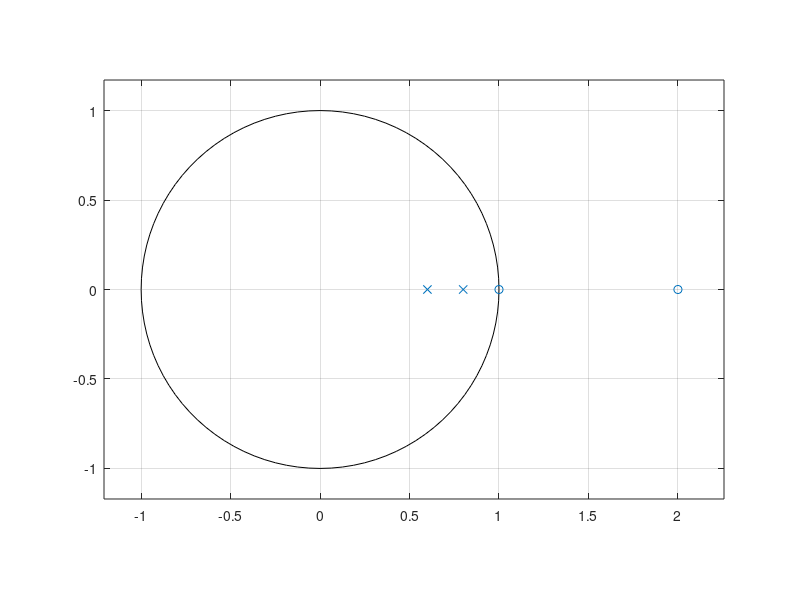
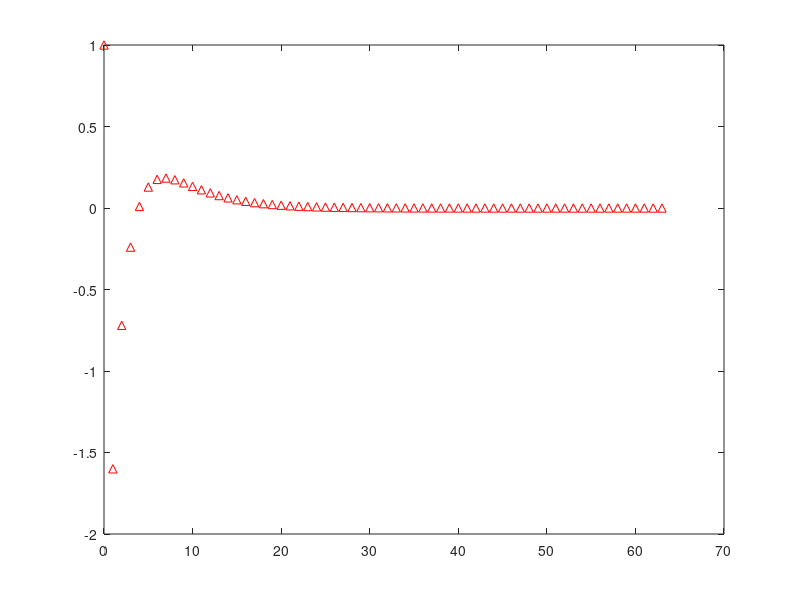
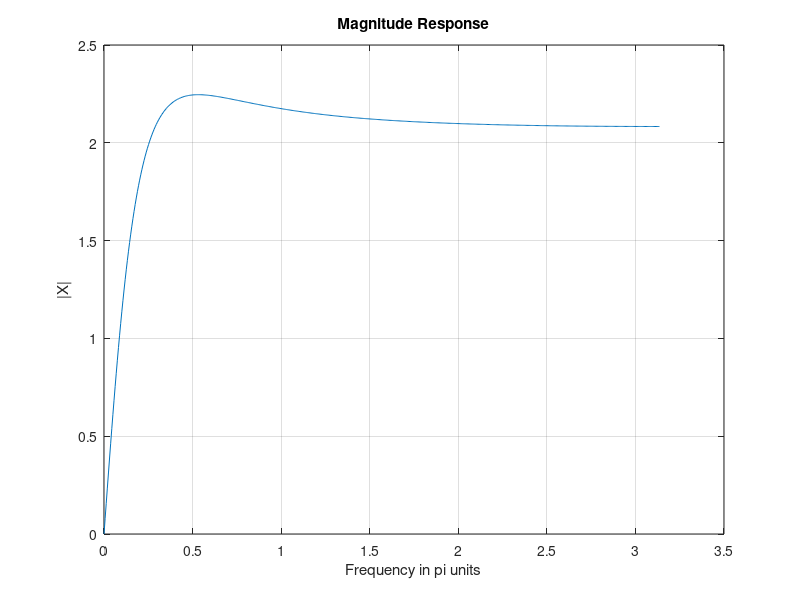
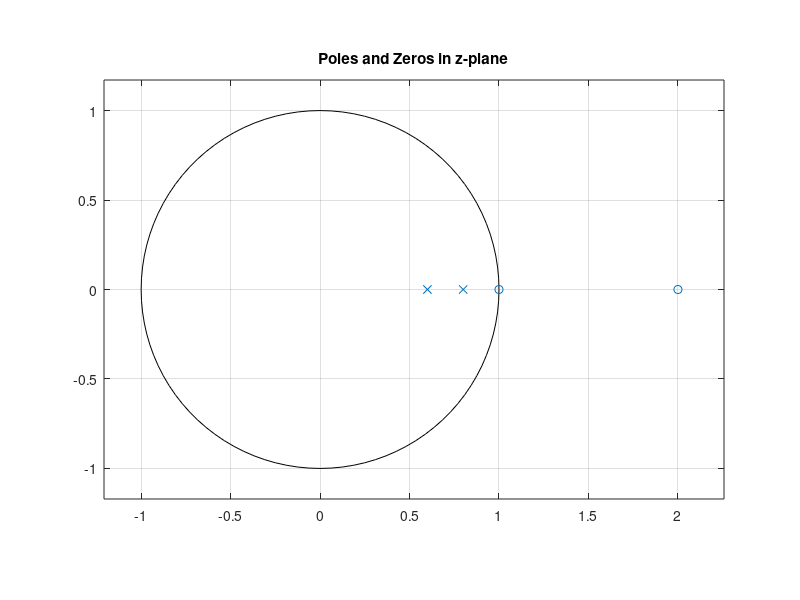

The MATLAB script that drew these images, in order:
%% Q2 solve
clear all
close all
clc

b=[1 -3 2];
a= [1 -1.4 0.48];

% (i)
figure
zplane(b,a)%H(z) for pole zero

% (ii)
figure
impz(b,a)%impulse

% (iii)
N= 500;
[H,w]= freqz(b,a,N);%z-transformation dig filter representation in freq domain
figure
plot(w,abs(H))
grid;
xlabel('Frequency in pi units');
ylabel('|X|');
title('Magnitude Response');
% its high pass filter, at 0 its lower freq, then later the freq is higher

% (iv)
%System is stable, because all poles inside unit circle lies inside unit
%circle

% STABILITY RULES (Poles in z-plane):
% 1. All poles inside unit circle (|p| < 1) -> STABLE
% 2. Any pole outside unit circle (|p| > 1) OR repeated poles on unit circle -> UNSTABLE
% 3. Single poles directly on unit circle (|p| = 1) -> MARGINALLY STABLE
% Note: Zeros do NOT affect stability!
%% Gem Solve

clear all
close all
clc

% System Coefficients
% H(z) = (1 - 3*z^-1 + 2*z^-2) / (1 - 1.4*z^-1 + 0.48*z^-2)
b = [1 -3 2];
a = [1 -1.4 0.48];

% Part (i): Plot poles and zeros in the z-plane
figure
zplane(b, a)
title('Poles and Zeros in z-plane');

% Part (ii): Plot h(n)
figure
impz(b, a)
title('Impulse Response h(n)');

% Part (iii): Plot |H(w)| vs. w and filter type
N = 500;
[H, w] = freqz(b, a, N);

figure
plot(w, abs(H))
grid;
xlabel('Frequency in pi units');
ylabel('|X|');
title('Magnitude Response');

% Type of filter: High-Pass Filter (attentuates low frequencies near 0, passes higher frequencies)

% Part (iv): System Stability
% System is STABLE because all poles (x) in the zplane plot lie strictly inside the unit circle.
